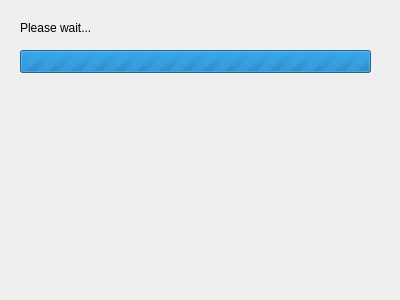
<?xml version="1.0" encoding="UTF-8"?>
<ui version="4.0">
 <class>DataProcessingPage</class>
 <widget class="QWizardPage" name="DataProcessingPage">
  <property name="geometry">
   <rect>
    <x>0</x>
    <y>0</y>
    <width>400</width>
    <height>300</height>
   </rect>
  </property>
  <property name="windowTitle">
   <string>WizardPage</string>
  </property>
  <widget class="QProgressBar" name="progress_bar">
   <property name="geometry">
    <rect>
     <x>20</x>
     <y>50</y>
     <width>351</width>
     <height>23</height>
    </rect>
   </property>
   <property name="maximum">
    <number>0</number>
   </property>
   <property name="value">
    <number>-1</number>
   </property>
   <property name="textVisible">
    <bool>false</bool>
   </property>
  </widget>
  <widget class="QLabel" name="status_label">
   <property name="geometry">
    <rect>
     <x>20</x>
     <y>20</y>
     <width>351</width>
     <height>16</height>
    </rect>
   </property>
   <property name="text">
    <string>Please wait...</string>
   </property>
  </widget>
 </widget>
 <resources/>
 <connections/>
</ui>
